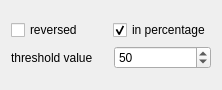
<?xml version="1.0" encoding="UTF-8"?>
<ui version="4.0">
 <class>Form</class>
 <widget class="QWidget" name="Form">
  <property name="geometry">
   <rect>
    <x>0</x>
    <y>0</y>
    <width>222</width>
    <height>90</height>
   </rect>
  </property>
  <property name="windowTitle">
   <string>Form</string>
  </property>
  <layout class="QVBoxLayout" name="verticalLayout">
   <item>
    <layout class="QVBoxLayout" name="verticalLayout_2">
     <item>
      <layout class="QHBoxLayout" name="horizontalLayout_2">
       <item>
        <widget class="QCheckBox" name="reversed">
         <property name="text">
          <string>reversed</string>
         </property>
        </widget>
       </item>
       <item>
        <spacer name="horizontalSpacer">
         <property name="orientation">
          <enum>Qt::Horizontal</enum>
         </property>
         <property name="sizeHint" stdset="0">
          <size>
           <width>40</width>
           <height>20</height>
          </size>
         </property>
        </spacer>
       </item>
       <item>
        <widget class="QCheckBox" name="inPercentage">
         <property name="text">
          <string>in percentage</string>
         </property>
         <property name="checked">
          <bool>true</bool>
         </property>
        </widget>
       </item>
      </layout>
     </item>
     <item>
      <layout class="QHBoxLayout" name="horizontalLayout">
       <item>
        <widget class="QLabel" name="label">
         <property name="text">
          <string>threshold value</string>
         </property>
        </widget>
       </item>
       <item>
        <widget class="QSpinBox" name="spin">
         <property name="keyboardTracking">
          <bool>false</bool>
         </property>
         <property name="minimum">
          <number>0</number>
         </property>
         <property name="maximum">
          <number>256</number>
         </property>
         <property name="value">
          <number>50</number>
         </property>
        </widget>
       </item>
      </layout>
     </item>
    </layout>
   </item>
  </layout>
 </widget>
 <resources/>
 <connections/>
</ui>
